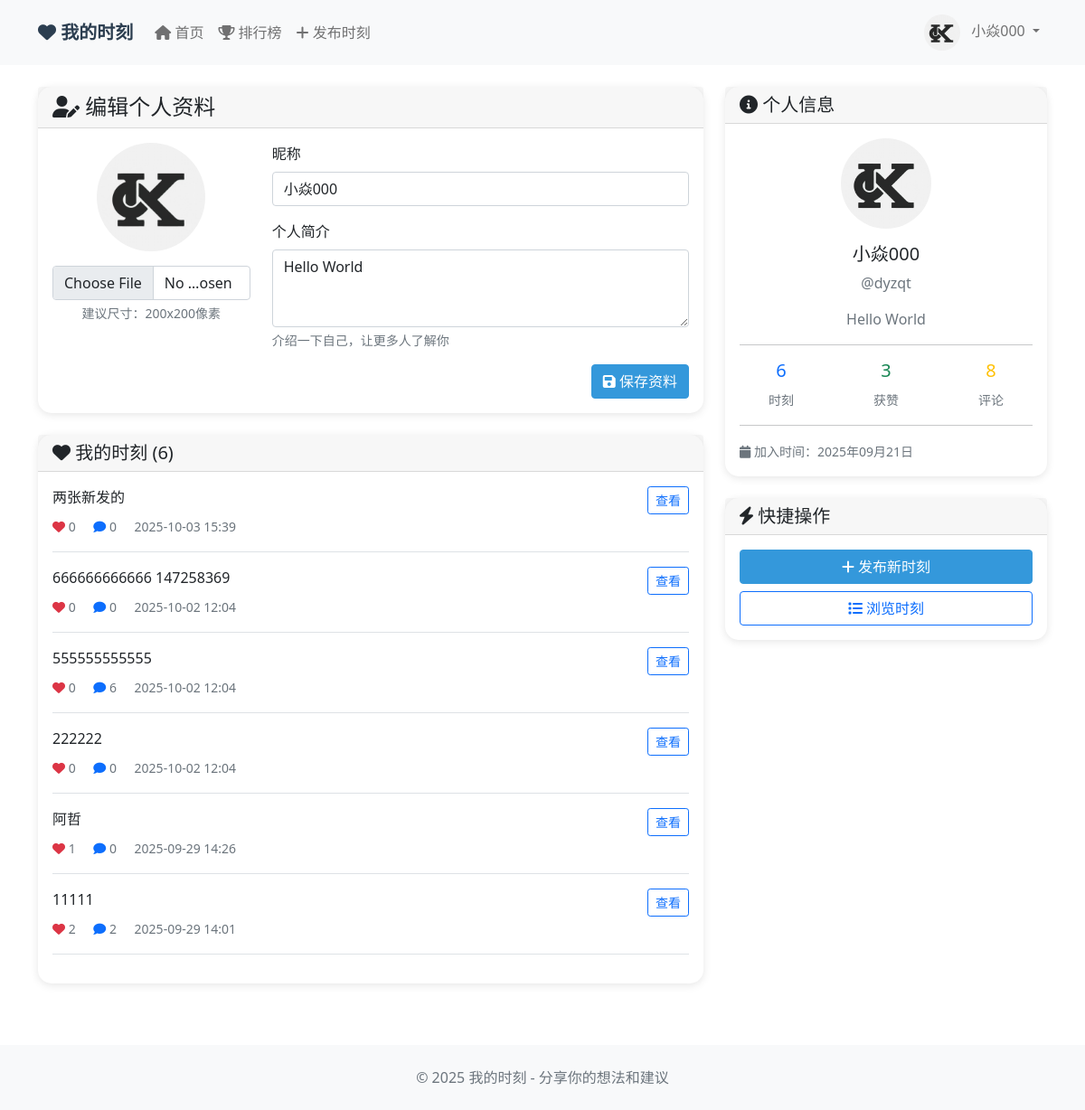
Before: /moments/profile/ (signed in) with the older database file.
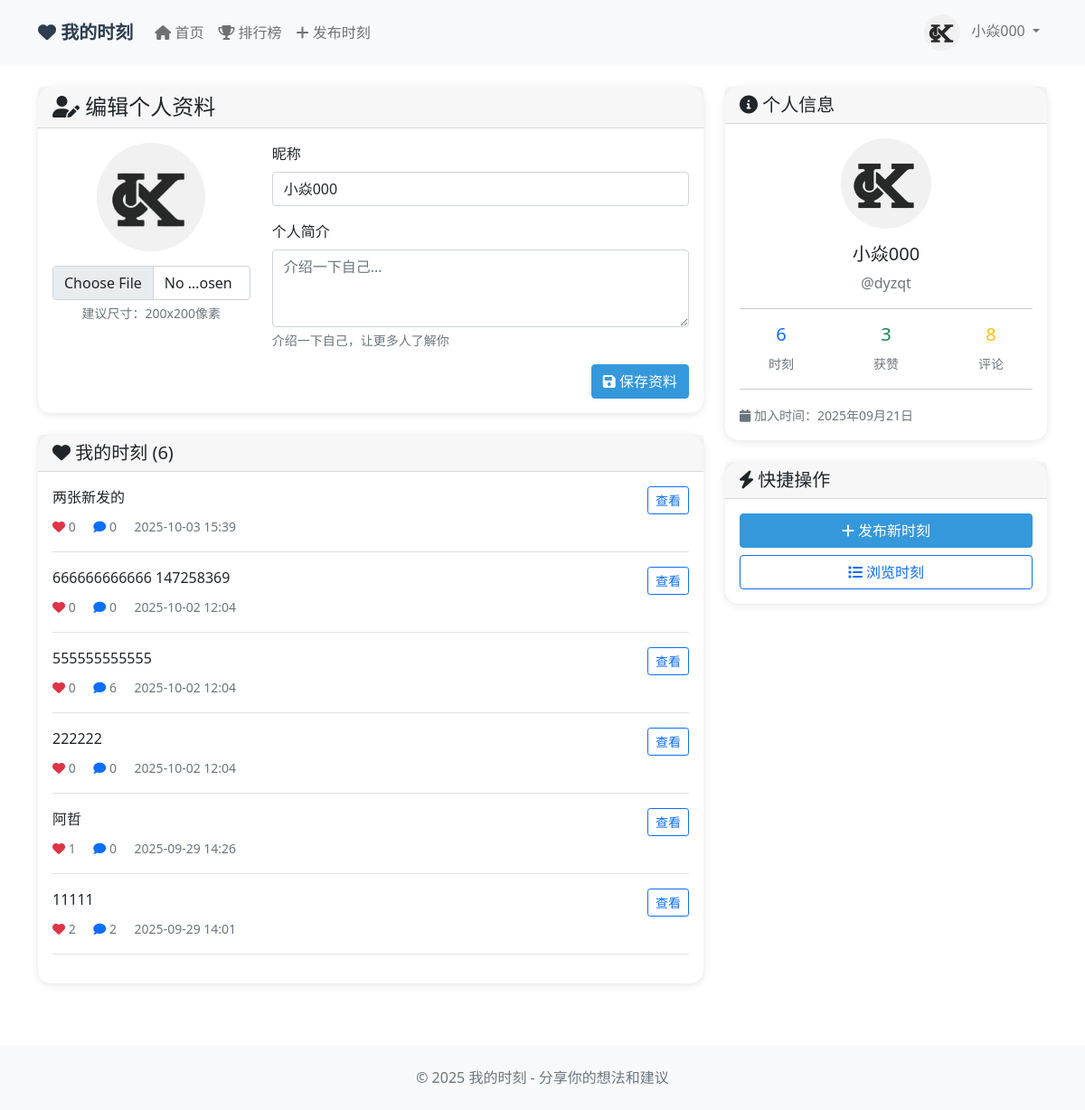
After: the same page with the newer database file.
### moments/models.py (models this page shows, shortened)
class UserProfile(models.Model):
    user = models.OneToOneField(User, on_delete=models.CASCADE, related_name='profile')
    nickname = models.CharField(max_length=50, blank=True, verbose_name='昵称')
    avatar = models.ImageField(upload_to='avatars/', blank=True, null=True, verbose_name='头像')
    bio = models.TextField(max_length=500, blank=True, verbose_name='个人简介')
    created_at = models.DateTimeField(auto_now_add=True, verbose_name='创建时间')
    class Meta:
        verbose_name = '用户资料'
        verbose_name_plural = '用户资料'

### moments/views.py (the view)
# urls.py: path('profile/', views.profile_view, name='profile'),
@login_required
def profile_view(request):
    profile = request.user.profile
    user_moments = Moment.objects.filter(author=request.user).order_by('-created_at')
    total_likes = user_moments.aggregate(total_likes=Sum('likes_count'))['total_likes'] or 0
    total_comments = MomentComment.objects.filter(moment__author=request.user).count()
    if request.method == 'POST':
        form = UserProfileForm(request.POST, request.FILES, instance=profile)
        if form.is_valid():
            form.save()
            return redirect('moments:profile')
    else:
        form = UserProfileForm(instance=profile)
    context = {
        'profile': profile,
        'form': form,
        'user_moments': user_moments,
        'total_likes': total_likes,
        'total_comments': total_comments,
    }
    return render(request, 'moments/profile.html', context)

### moments/forms.py
class UserProfileForm(forms.ModelForm):
    nickname = forms.CharField(
        max_length=50,
        widget=forms.TextInput(attrs={
            'class': 'form-control',
            'placeholder': '请输入昵称'
        }),
        label='昵称'
    )
    bio = forms.CharField(
        max_length=500,
        required=False,
        widget=forms.Textarea(attrs={
            'class': 'form-control',
            'rows': 3,
            'placeholder': '介绍一下自己...'
        }),
        label='个人简介'
    )
    avatar = forms.ImageField(
        required=False,
        widget=forms.FileInput(attrs={
            'class': 'form-control',
            'accept': 'image/*'
        }),
        label='头像'
    )
    class Meta:
        model = UserProfile
        fields = ['nickname', 'bio', 'avatar']

### moments/templates/moments/profile.html (shortened to what the changed rows need)
{% extends 'moments/base.html' %}
{% block content %}
<div class="row">
    <div class="col-lg-8">
        <div class="card moment-card">
            <div class="card-body">
                <form method="post" enctype="multipart/form-data">
                    <div class="row">
                        <div class="col-md-4 text-center mb-3">
                            {% if profile.avatar %}
                                <img src="{{ profile.avatar.url }}" class="avatar mb-3" style="width: 120px; height: 120px;">
                            {% else %}
                                <div class="avatar bg-primary text-white d-flex align-items-center justify-content-center mb-3 mx-auto" style="width: 120px; height: 120px;">
                                    <i class="fas fa-user fa-3x"></i>
                                </div>
                            {% endif %}
                            <div>
                                {{ form.avatar }}
                                <div class="form-text">建议尺寸：200x200像素</div>
                            </div>
                        </div>
                        <div class="col-md-8">
                            <div class="mb-3">
                                <label for="id_nickname" class="form-label">昵称</label>
                                {{ form.nickname }}
                            </div>
                            <div class="mb-3">
                                <label for="id_bio" class="form-label">个人简介</label>
                                {{ form.bio }}
                                <div class="form-text">介绍一下自己，让更多人了解你</div>
                            </div>
                        </div>
                    </div>
                </form>
            </div>
        </div>
    </div>
    <div class="col-lg-4">
        <div class="card moment-card">
            <div class="card-body">
                <div class="text-center">
                    {% if profile.avatar %}
                        <img src="{{ profile.avatar.url }}" class="avatar mb-3" style="width: 100px; height: 100px;">
                    {% else %}
                        <div class="avatar bg-primary text-white d-flex align-items-center justify-content-center mb-3 mx-auto" style="width: 100px; height: 100px;">
                            <i class="fas fa-user fa-2x"></i>
                        </div>
                    {% endif %}
                    <h5>{{ profile.nickname|default:user.username }}</h5>
                    <p class="text-muted">@{{ user.username }}</p>
                    {% if profile.bio %}
                        <p class="text-muted">{{ profile.bio }}</p>
                    {% endif %}
                </div>
            </div>
        </div>
    </div>
</div>
{% endblock %}

Changed rows visible on the page:
changed UserProfile "小焱000": bio "Hello World" → (not shown)
